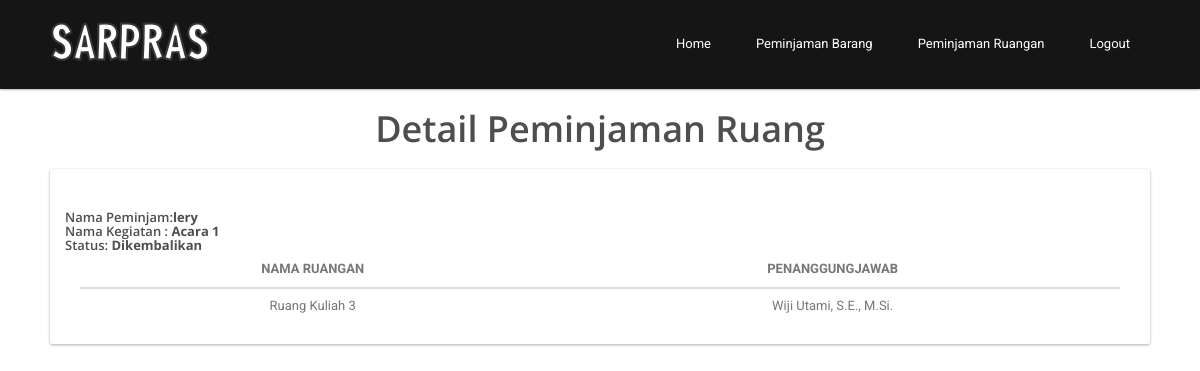
The app's page /peminjamanRuangUser/detail/Acara 1 (signed in) with its own data.
### tables this page shows
CREATE TABLE `tb_peminjaman_ruangan` (
  `id` int(10) UNSIGNED NOT NULL,
  `id_user` varchar(50) NOT NULL,
  `nama_peminjam` varchar(50) NOT NULL,
  `nama_kegiatan` varchar(255) NOT NULL,
  `ruangan_id` int(10) UNSIGNED NOT NULL,
  `tgl_dipakai` timestamp NOT NULL DEFAULT CURRENT_TIMESTAMP ON UPDATE CURRENT_TIMESTAMP,
  `tgl_selesai` timestamp NOT NULL DEFAULT '0000-00-00 00:00:00',
  `status_pinjam` tinyint(1) NOT NULL DEFAULT '0',
  `created_at` timestamp NULL DEFAULT NULL,
  `updated_at` timestamp NULL DEFAULT NULL
);

CREATE TABLE `tb_status` (
  `id_status` tinyint(1) NOT NULL,
  `status` varchar(50) NOT NULL
);

CREATE TABLE `tb_ruangan` (
  `id` int(10) UNSIGNED NOT NULL,
  `nama_ruangan` varchar(255) NOT NULL,
  `letak` varchar(255) NOT NULL,
  `penanggung_jawab_id` int(3) NOT NULL,
  `created_at` timestamp NULL DEFAULT NULL,
  `updated_at` timestamp NULL DEFAULT NULL
);

CREATE TABLE `tb_penanggung_jawab` (
  `id` int(3) NOT NULL,
  `nama_pj` varchar(50) NOT NULL,
  `username` varchar(50) NOT NULL
);

### app/controller/peminjamanRuangUser.php (called while the page is built, shortened)
<?php
class peminjamanRuangUser extends controller
{
    function __construct()
    {
        $this->model = $this->model->load('peminjamanRuang');
    }
    function detail($id){
        $this->view->data = $this->model->getDetail($id);
        $this->view->data1 = $this->model->getInfo($id);
        $this->view->display('detailRuang','user');
    }
  }

### index.php (called while the page is built, shortened)
<?php
require 'config/database.php';
require 'libs/controller.php';
require 'libs/model.php';
require 'libs/database.php';
$app = new routing();

### libs/database.php (called while the page is built, shortened)
<?php
class database extends PDO {
    public function selectAll($query, $fetchMode = PDO::FETCH_ASSOC) {
        try {
            $stmt = $this->prepare($query);
            $stmt->execute();
            return $stmt->fetchAll($fetchMode);
        } catch (PDOException $e) {
            echo $e->getMessage();
        }
    }
}

### app/model/m_peminjamanRuang.php (called while the page is built, shortened)
<?php
class m_peminjamanRuang extends model
{
    function getDetail($id) {
        return $this->db->selectAll("SELECT * FROM tb_peminjaman_ruangan pr join tb_ruangan r ON ruangan_id = r.id
        JOIN tb_penanggung_jawab pj ON penanggung_jawab_id = pj.id where nama_kegiatan='$id'");
    }
    function getInfo($id) {
        return $this->db->selectAll("SELECT * FROM tb_peminjaman_ruangan pr join tb_ruangan r ON ruangan_id = r.id
        JOIN tb_status on id_status = status_pinjam where nama_kegiatan='$id' GROUP BY nama_kegiatan");
    }
}

### libs/controller.php (called while the page is built, shortened)
<?php
class controller {
    function __construct() {
        $this->model = new model();
    }
}

### libs/model.php (called while the page is built, shortened)
<?php
class model {
    function __construct() {
        $this->db = new database();
    }
    function load($model) {
        $path = 'app/model/m_' . $model . '.php';
        if (file_exists($path)) {
            return new $modelName();
        } else {
            echo 'Kesalahan: m_' . $model . '.php tidak ditemukan';
        }
    }
}

### app/view/user/v_detailRuang.php (the view, shortened to what this page needs)
<?php require_once(__DIR__.'/../part/header.php');?>
<div id="page-login" class="page-logreg">
    <div id="main">
        <div class="container clearfix">
            <br>
            <br>
            <br>
            <div class="center wow fadeInDown">
                <h2>Detail Peminjaman Ruang</h2>
            </div>
            <div class="card clearfix section">
                <div class="card-body">
                    <div class="desktop">
                        <section class="content">
                            <br>
                            <br>
                            <div class="box box-primary">
                                <div class="box-body">
                                    <div style="float: left; margin-right: 100px;">
                                        <?php
                                        foreach ($this->data1 as $key => $value){?>
                                            <h6>Nama Peminjam:<b><?php echo $value['nama_peminjam'] ?></b></h6>
                                            <h6>Nama Kegiatan : <b><?php echo $value['nama_kegiatan'] ?></b></h6>
                                            <h6>Status: <b><?php echo $value['status'] ?></b></h6>
                                        <?php } ?>
                                    </div>
                                    <div class="table-responsive col-md-12">
                                        <table class="table table-hover">
                                            <thead>
                                            <th>Nama Ruangan</th>
                                            <th>Penanggungjawab</th>
                                            </thead>
                                            <tbody>
                                            <?php foreach ($this->data as $key => $value){?>
                                                <tr>
                                                    <td><?php echo $value['nama_ruangan'] ?></td>
                                                    <td><?php echo $value['nama_pj'] ?></td>
                                                </tr>
                                            <?php } ?>
                                            </tbody>
                                        </table>
                                    </div>
                                    </div>
                                </div>
                            </div>
                    </div>
                </div>
            </div>
        </div>
    </div>

### public/css/main.css (style rules this page uses)
h1, h2, h3, h4, h5, h6 { font-weight: 600; font-family: 'Open Sans', sans-serif; color:#4e4e4e; }
h2 { font-size: 20px; }
.center h2 { font-size: 36px; margin-top: 0; margin-bottom: 20px; }
.center { text-align: center; }

### public/css/style.css (style rules this page uses)
.container { width: 1100px; padding: 0px }
.card { position: relative; background-color: #fff; color: #313534; border-radius: 2px; -webkit-box-shadow: 0 1px 3px 0 rgba(0, 0, 0, 0.33); box-shadow: 0 1px 3px 0 rgba(0, 0, 0, 0.33) }
.card-body { padding: 15px; position: relative }
table { width: 100%; color: #777 }
table th { vertical-align: middle; text-transform: uppercase; padding: 8px; text-align: center; line-height: 25px; border-bottom: 2px solid #ddd }
table tbody td { padding: 8px; border-top: 1px solid #ddd; vertical-align: top; line-height: 20px; text-align: center; vertical-align: middle; }
#main { margin: 70px 0px 0px }

### records on screen
tb_peminjaman_ruangan: nama_peminjam "lery", nama_kegiatan "Acara 1", status_pinjam.status "Dikembalikan", ruangan.nama_ruangan "Ruang Kuliah 3", tb_penanggung_jawab.nama_pj "Wiji Utami, S.E., M.Si."
